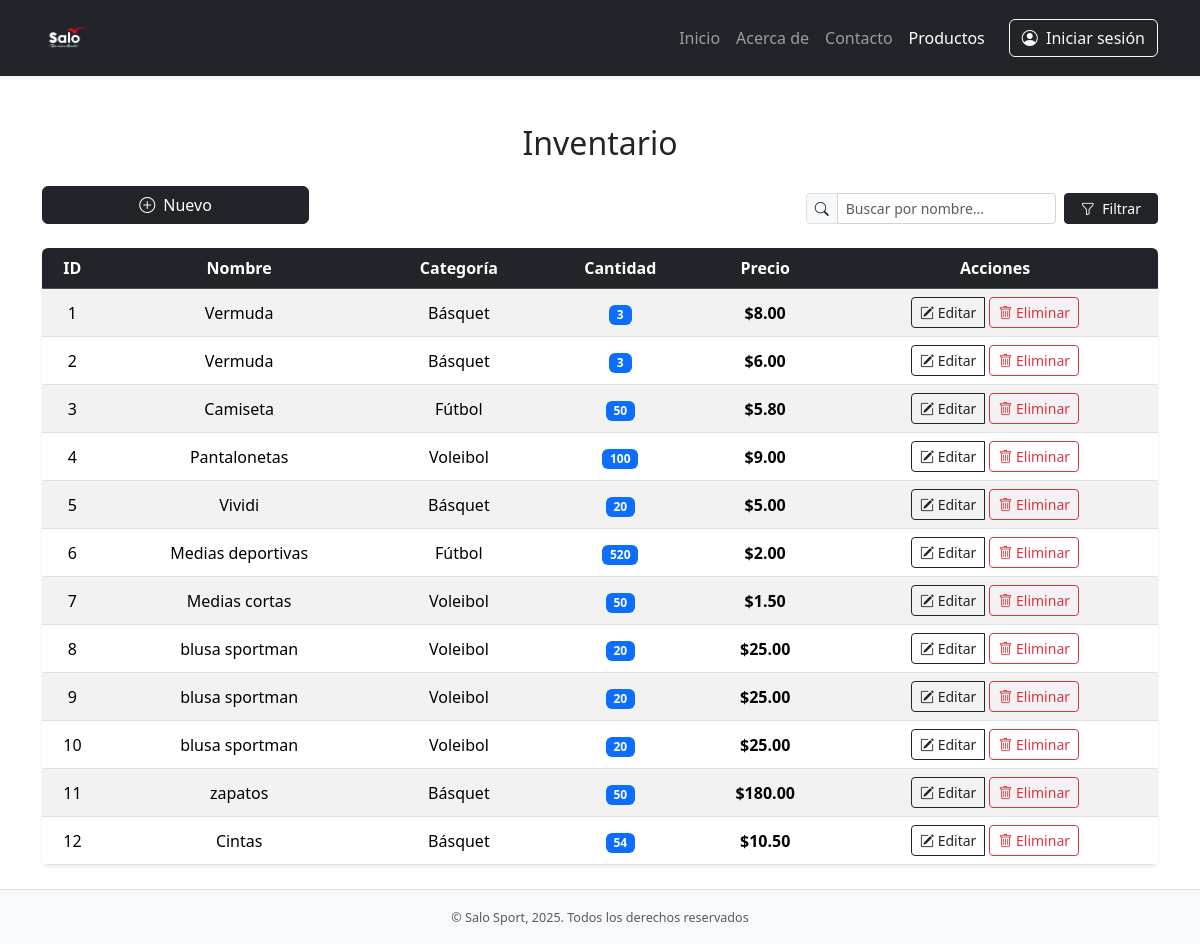
The page /productos on the database its author committed.
### app.py (models this page shows)
class Producto(db.Model):
    __tablename__ = "producto"
    id = db.Column("idProducto", db.Integer, primary_key=True, autoincrement=True)
    categoria_id = db.Column(db.Integer, db.ForeignKey("categoria.idCategoria"), nullable=False)
    nombre = db.Column(db.String(100), nullable=False)
    descripcion = db.Column(db.Text, nullable=False, default="")
    precio_unitario = db.Column("precioUnitario", db.Numeric(10, 2), nullable=False)
    cantidad = db.Column(db.Integer, nullable=False, default=0)
    categoria = db.relationship("Categoria", backref="productos")

class Categoria(db.Model):
    __tablename__ = "categoria"
    id = db.Column("idCategoria", db.Integer, primary_key=True, autoincrement=True)
    nombre = db.Column(db.String(100), unique=True, nullable=False)
    descripcion = db.Column(db.Text, nullable=False)

### app.py (the view)
@app.route('/productos')
def productos_list():
    q = request.args.get('q', '').strip()
    query = Producto.query
    if q:
        query = query.filter(Producto.nombre.ilike(f'%{q}%'))
    productos = query.all()  # Puedes usar .paginate() si deseas paginación
    return render_template('productos_list.html', productos=productos)

### app.py (called while the page is built)
    @event.listens_for(db.engine, "connect")
    def set_sqlite_pragma(dbapi_connection, connection_record):
        cursor = dbapi_connection.cursor()
        cursor.execute("PRAGMA foreign_keys=ON")
        cursor.close()

### templates/productos_list.html (shortened to what this page needs)
{% extends "base.html" %}
{% block content %}
<div class="container mt-4">
  <h2 class="mb-4">Inventario</h2>
  <div class="row g-3 align-items-end mb-4">
    <div class="col-md-3">
      <a href="{{ url_for('productos_new_wtf') }}" class="btn btn-dark w-100">
        <i class="bi bi-plus-circle me-1"></i> Nuevo
      </a>
    </div>
    <div class="col-md-9">
      <form method="GET" action="{{ url_for('productos_list') }}" class="d-flex justify-content-end gap-2">
        <div class="input-group input-group-sm" style="max-width: 250px;">
          <span class="input-group-text bg-light">
            <i class="bi bi-search"></i>
          </span>
          <input
            type="text"
            name="q"
            class="form-control form-control-sm"
            placeholder="Buscar por nombre..."
            value="{{ request.args.get('q', '') }}"
          >
        </div>
        <button type="submit" class="btn btn-dark btn-sm px-3">
          <i class="bi bi-funnel me-1"></i> Filtrar
        </button>
      </form>
    </div>
  </div>
  <div class="table-responsive shadow-sm rounded">
    <table class="table table-striped table-hover align-middle mb-0">
      <thead class="table-dark">
        <tr>
          <th scope="col">ID</th>
          <th scope="col">Nombre</th>
          <th scope="col">Categoría</th>
          <th scope="col">Cantidad</th>
          <th scope="col">Precio</th>
          <th scope="col" class="text-center">Acciones</th>
        </tr>
      </thead>
      <tbody>
        {% if productos %}
          {% for p in productos %}
            <tr>
              <td>{{ p.id }}</td>
              <td>{{ p.nombre }}</td>
              <td>{{ p.categoria.nombre if p.categoria else '—' }}</td>
              <td>
                <span class="badge bg-primary">{{ p.cantidad }}</span>
              </td>
              <td>
                <strong>${{ '%.2f'|format(p.precio_unitario) }}</strong>
              </td>
              <td class="text-center">
                <div class="btn-group btn-group-sm" role="group">
                  <a href="{{ url_for('productos_edit', pid=p.id) }}"
                    class="btn btn-outline-dark btn-sm me-1">
                    <i class="bi bi-pencil-square"></i> Editar
                  </a>
                  <form method="POST" action="{{ url_for('productos_delete', pid=p.id) }}" style="display: inline;">
                    <button type="submit" class="btn btn-outline-danger btn-sm"
                            onclick="return confirm('¿Eliminar producto? Esta acción no se puede deshacer.')">
                      <i class="bi bi-trash"></i> Eliminar
                    </button>
                  </form>
                </div>
              </td>
            </tr>
          {% endfor %}
        {% endif %}
      </tbody>
    </table>
  </div>
</div>
{% endblock %}

### static/styles.css (style rules this page uses)
:root { --accent: #2d6cdf; }
input.form-control, textarea.form-control { border-radius: 0.375rem; border: 1px solid #ced4da; }

### rows shown on the page
Producto: id "1", nombre "Vermuda", categoria "Básquet", cantidad "3", precio_unitario "8.00"
Producto: id "2", nombre "Vermuda", categoria "Básquet", cantidad "3", precio_unitario "6.00"
Producto: id "3", nombre "Camiseta", categoria "Fútbol", cantidad "50", precio_unitario "5.80"
Producto: id "4", nombre "Pantalonetas", categoria "Voleibol", cantidad "100", precio_unitario "9.00"
Producto: id "5", nombre "Vividi", categoria "Básquet", cantidad "20", precio_unitario "5.00"
Producto: id "6", nombre "Medias deportivas", categoria "Fútbol", cantidad "520", precio_unitario "2.00"
Producto: id "7", nombre "Medias cortas", categoria "Voleibol", cantidad "50", precio_unitario "1.50"
Producto: id "8", nombre "blusa sportman", categoria "Voleibol", cantidad "20", precio_unitario "25.00"
Producto: id "9", nombre "blusa sportman", categoria "Voleibol", cantidad "20", precio_unitario "25.00"
Producto: id "10", nombre "blusa sportman", categoria "Voleibol", cantidad "20", precio_unitario "25.00"
Producto: id "11", nombre "zapatos", categoria "Básquet", cantidad "50", precio_unitario "180.00"
Producto: id "12", nombre "Cintas", categoria "Básquet", cantidad "54", precio_unitario "10.50"
